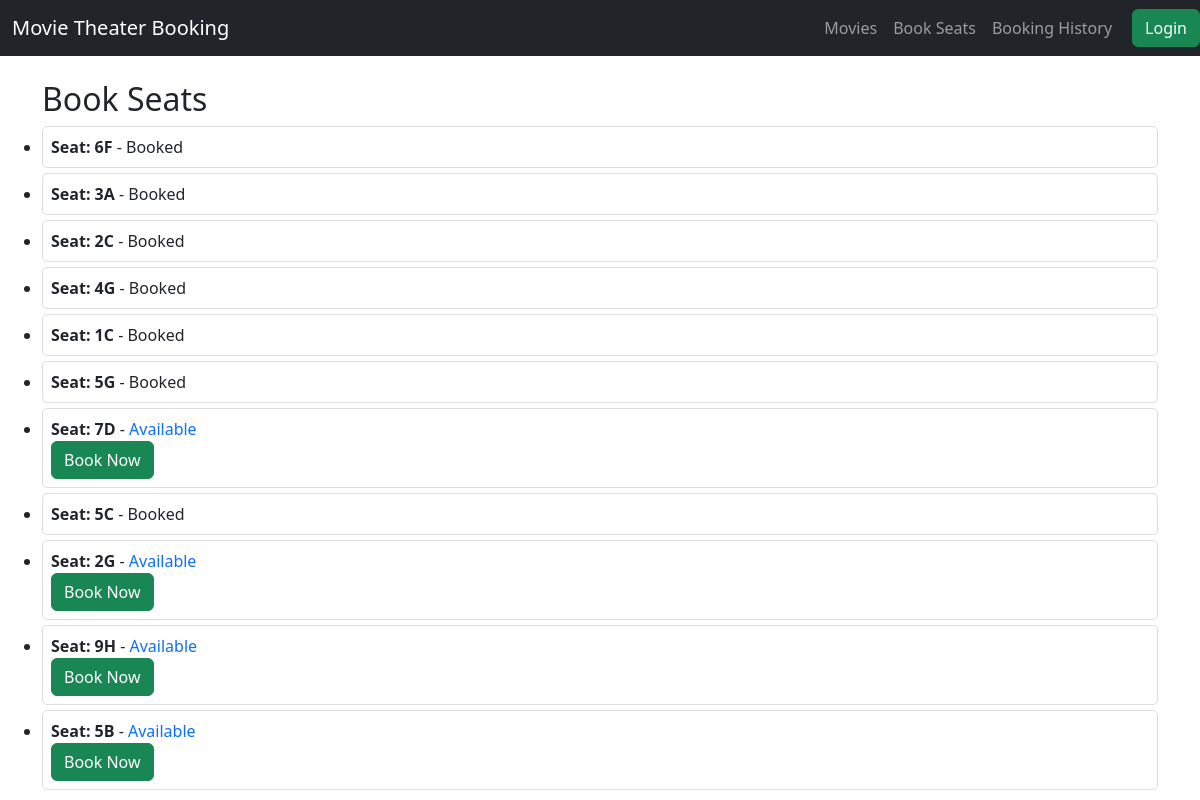
/bookings/seats, run on the app's committed database.
### bookings/models.py (models this page shows, shortened)
class Seat(models.Model):
    seat_number = models.CharField(max_length=25, unique=True)
    is_booked = models.BooleanField(default=False)

### bookings/views.py (the view)
# urls.py: path('seats', seat_view, name='seat_booking'),
def seat_view(request):
    seats = Seat.objects.all()
    return render(request, 'bookings/seat_booking.html', {'seat_list': seats})

### bookings/templates/bookings/seat_booking.html (shortened to what this page needs)
{% extends "bookings/base.html" %}
{% block content %}
<h2>Book Seats</h2>
<ul class="list-group">
    {% for seat in seat_list %}
        <li class='seat-list-item'>
            <strong>Seat: {{ seat.seat_number }}</strong> -
            {% if seat.is_booked %}
                <span class="text">Booked</span>
            {% else %}
                <span class='text-primary'>Available</span>
                <form method="post" action="{% url 'booking_seat' %}">
                    <button type="submit" class="btn btn-success">Book Now</button>
                </form>
            {% endif %}
        </li>
    {% endfor %}
</ul>
{% endblock %}

### bookings/templates/bookings/base.html (shortened to what this page needs)
<!DOCTYPE html>
<html lang="en">
<head>
    <link rel="stylesheet" href="https://cdn.jsdelivr.net/npm/bootstrap@5.3.3/dist/css/bootstrap.min.css">
</head>
<body>
    <nav class="navbar navbar-expand-lg navbar-dark bg-dark">
        <div class="container-fluid">
            <div class="navbar-header">
                <a class="navbar-brand" href="#">Movie Theater Booking </a>
            </div>
            <ul class="nav navbar-nav">
                <li class="nav-item"><a class="nav-link" href="{% url 'movie_list' %}">Movies</a></li>
                <li class="nav-item"><a class="nav-link" href="{% url 'seat_booking' %}">Book Seats</a></li>
                <li class="nav-item"><a class="nav-link" href="{% url 'booking_history' %}">Booking History</a></li>
            </ul>
        </div>
        <a href="https://app-rnoller-18.devedu.io/admin/" class="btn btn-success">Login</a>
    </nav>
    <div class="container mt-4">
        {% block content %}
        {% endblock %}
    </div>
</body>
</html>

### bookings/templates/bookings/seat_booking.html (style rules this page uses)
.seat-list-item { border: 0.5px solid #dddddd; padding: 8px; margin-bottom: 5px; border-radius: 5px; }

### data on the page
Seat: seat_number "6F", is_booked "Booked"
Seat: seat_number "3A", is_booked "Booked"
Seat: seat_number "2C", is_booked "Booked"
Seat: seat_number "4G", is_booked "Booked"
Seat: seat_number "1C", is_booked "Booked"
Seat: seat_number "5G", is_booked "Booked"
Seat: seat_number "7D"
Seat: seat_number "5C", is_booked "Booked"
Seat: seat_number "2G"
Seat: seat_number "9H"
Seat: seat_number "5B"
